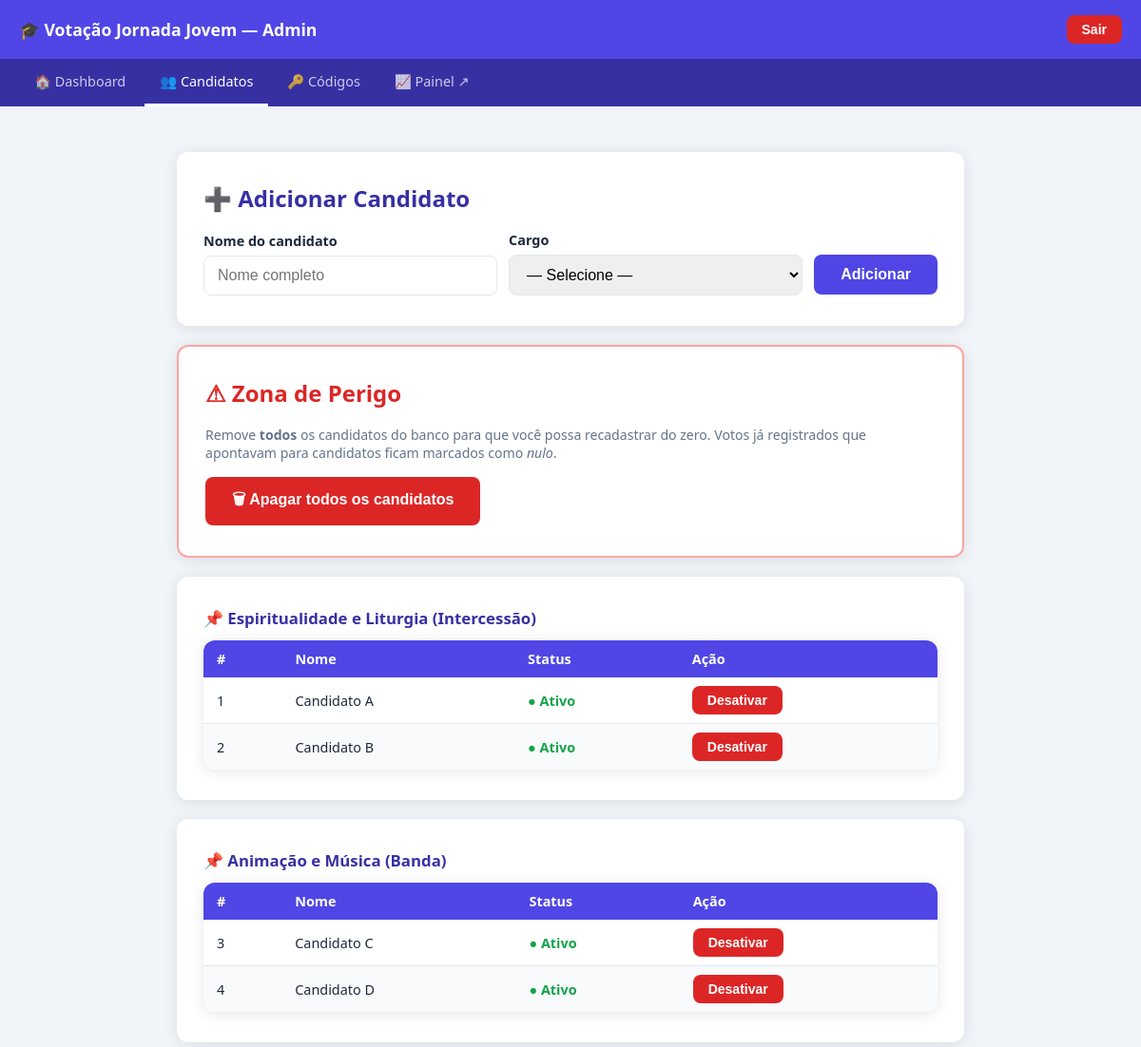
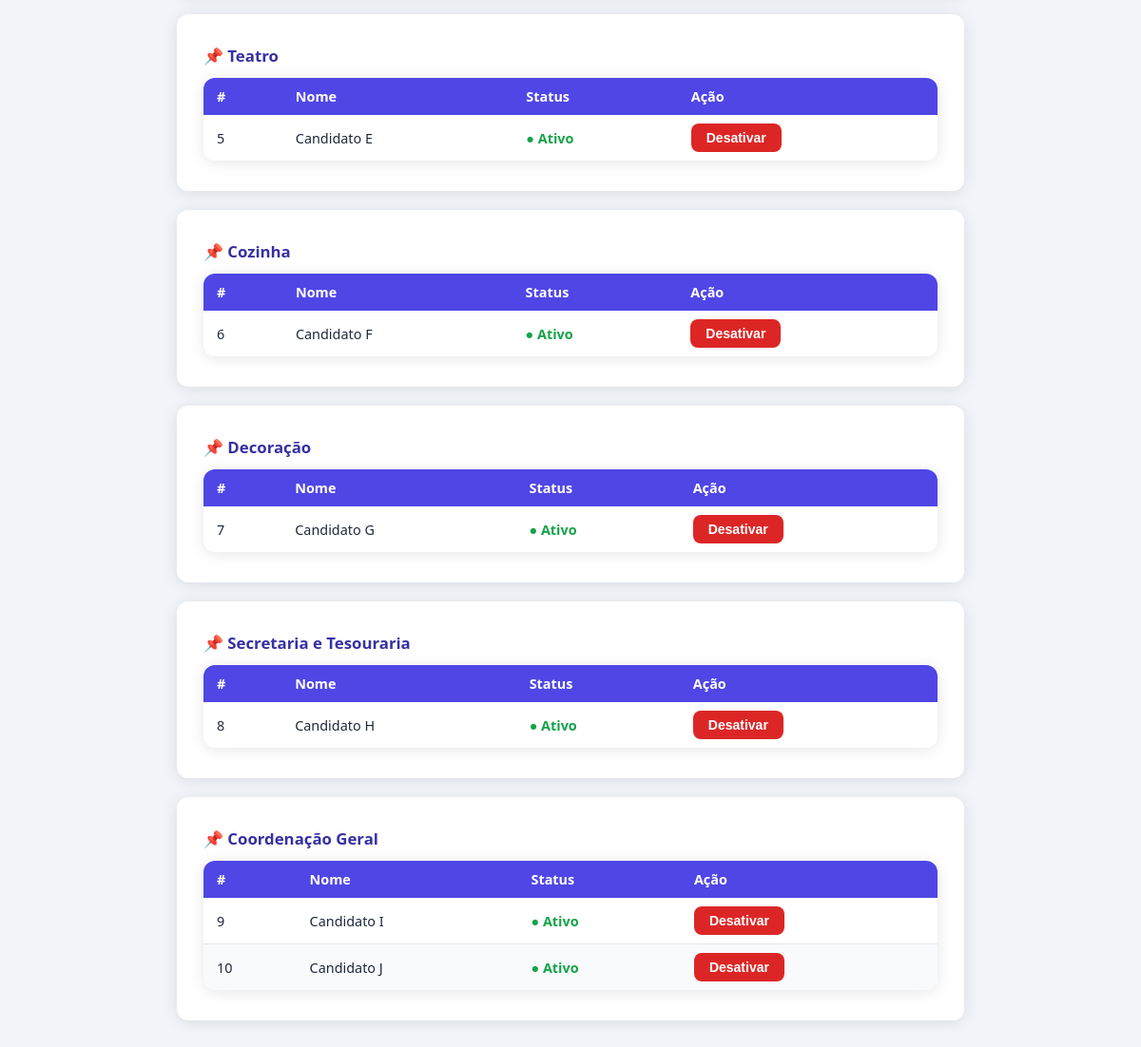
/admin/candidatos.php (signed in), run on the app's committed database (2 pictures, top to bottom).
### tables this page shows
CREATE TABLE IF NOT EXISTS candidatos (
    id       INT AUTO_INCREMENT PRIMARY KEY,
    nome     VARCHAR(120) NOT NULL,
    cargo_id INT          NOT NULL,
    ativo    TINYINT(1)   NOT NULL DEFAULT 1,
    FOREIGN KEY (cargo_id) REFERENCES cargos(id) ON DELETE CASCADE
);

### admin/candidatos.php (the view, shortened to what this page needs)
<?php
$pdo     = getDB();
$candidatos_raw = $pdo->query(
    "SELECT cd.id, cd.nome, cd.ativo, ca.nome AS cargo_nome, ca.ordem
     FROM candidatos cd
     JOIN cargos ca ON ca.id = cd.cargo_id
     ORDER BY ca.ordem, cd.nome"
)->fetchAll();
$por_cargo = [];
foreach ($candidatos_raw as $c) {
    $por_cargo[$c['cargo_nome']][] = $c;
}
?>
<!DOCTYPE html>
<html lang="pt-BR">
<head>
    <link rel="stylesheet" href="../assets/style.css">
</head>
<body>
<div class="admin-nav-header">
    <h1>&#127891; Votação Jornada Jovem — Admin</h1>
    <form method="POST" action="index.php" style="display:inline">
        <button name="sair" class="btn btn-danger btn-sm">Sair</button>
    </form>
</div>
<nav class="admin-nav">
    <a href="index.php">&#127968; Dashboard</a>
    <a href="candidatos.php" class="ativo">&#128101; Candidatos</a>
    <a href="codigos.php">&#128273; Códigos</a>
    <a href="../painel/index.php" target="_blank">&#128200; Painel &#8599;</a>
</nav>
<div class="container" style="max-width:860px">
    <div class="card mt-3">
        <h2>&#10133; Adicionar Candidato</h2>
        <form method="POST" style="display:flex;gap:12px;flex-wrap:wrap;align-items:flex-end;margin-top:16px">
            <div class="form-group" style="flex:2;min-width:180px;margin:0">
                <label>Nome do candidato</label>
                <input type="text" name="nome" placeholder="Nome completo" required maxlength="120">
            </div>
            <div class="form-group" style="flex:2;min-width:180px;margin:0">
                <label>Cargo</label>
                <select name="cargo_id" required>
                    <option value="">— Selecione —</option>
                </select>
            </div>
            <div style="padding-bottom:1px">
                <button name="adicionar" class="btn btn-primary">Adicionar</button>
            </div>
        </form>
    </div>
    <div class="card" style="border:2px solid #fca5a5">
        <h2 style="color:var(--danger)">&#9888; Zona de Perigo</h2>
        <p class="text-muted mt-1 mb-2">
            Remove <strong>todos</strong> os candidatos do banco para que você possa recadastrar do zero.
            Votos já registrados que apontavam para candidatos ficam marcados como <em>nulo</em>.
        </p>
        <form method="POST">
            <button name="zerar_candidatos" class="btn btn-danger"
                onclick="return confirm('Tem certeza? TODOS os candidatos serão excluídos permanentemente.')">
                &#128465; Apagar todos os candidatos
            </button>
        </form>
    </div>
    <?php foreach ($por_cargo as $cargo_nome => $candidatos): ?>
        <div class="card">
            <h2 style="font-size:1.05rem;margin-bottom:12px">&#128204; <?php echo htmlspecialchars($cargo_nome); ?></h2>
            <div class="tabela-wrap">
                <table class="tabela">
                    <thead>
                        <tr>
                            <th>#</th>
                            <th>Nome</th>
                            <th>Status</th>
                            <th>Ação</th>
                        </tr>
                    </thead>
                    <tbody>
                        <?php foreach ($candidatos as $c): ?>
                            <tr>
                                <td><?php echo $c['id']; ?></td>
                                <td><?php echo htmlspecialchars($c['nome']); ?></td>
                                <td>
                                    <?php if ($c['ativo']): ?>
                                        <span style="color:var(--success);font-weight:600">&#9679; Ativo</span>
                                    <?php else: ?>
                                        <span style="color:var(--muted)">&#9675; Inativo</span>
                                    <?php endif; ?>
                                </td>
                                <td>
                                    <form method="POST" style="display:inline">
                                        <?php if ($c['ativo']): ?>
                                            <button name="desativar" class="btn btn-danger btn-sm"
                                                onclick="return confirm('Desativar este candidato?')">Desativar</button>
                                        <?php else: ?>
                                            <button name="reativar" class="btn btn-secondary btn-sm">Reativar</button>
                                        <?php endif; ?>
                                    </form>
                                </td>
                            </tr>
                        <?php endforeach; ?>
                    </tbody>
                </table>
            </div>
        </div>
    <?php endforeach; ?>
</div>
</body>
</html>

### assets/style.css (style rules this page uses)
*, *::before, *::after { box-sizing: border-box; margin: 0; padding: 0; }
:root { --primary: #4f46e5; --primary-dark: #3730a3; --primary-light:#818cf8; --danger: #dc2626; --danger-dark: #b91c1c; --success: #16a34a; --warning: #d97706; --bg: #f1f5f9; --card: #ffffff; --border: #e2e8f0; --text: #1e293b; --muted: #64748b; --radius: 12px; --shadow: 0 2px 16px rgba(0,0,0,.10); }
html { font-size: 16px; }
body { font-family: 'Segoe UI', Arial, sans-serif; background: var(--bg); color: var(--text); min-height: 100vh; }
.container { width: 100%; max-width: 720px; margin: 0 auto; padding: 24px 16px; }
.card { background: var(--card); border-radius: var(--radius); box-shadow: var(--shadow); padding: 32px 28px; margin-bottom: 20px; }
.card h2 { margin-bottom: 18px; color: var(--primary-dark); }
.btn { display: inline-block; padding: 12px 28px; border: none; border-radius: 8px; font-size: 1rem; font-weight: 600; cursor: pointer; text-decoration: none; transition: background .18s, transform .1s; text-align: center; }
.btn-primary { background: var(--primary); color: #fff; }
.btn-danger { background: var(--danger); color: #fff; }
.btn-sm { padding: 7px 16px; font-size: .875rem; }
.form-group { margin-bottom: 18px; }
.form-group label { display: block; font-weight: 600; margin-bottom: 6px; font-size: .9rem; }
.form-group input, .form-group select { width: 100%; padding: 11px 14px; border: 1px solid var(--border); border-radius: 8px; font-size: 1rem; outline: none; transition: border-color .18s; }
.tabela { width: 100%; border-collapse: collapse; font-size: .9rem; }
.tabela th { background: var(--primary); color: #fff; padding: 10px 14px; text-align: left; }
.tabela td { padding: 9px 14px; border-bottom: 1px solid var(--border); }
.tabela tr:last-child td { border-bottom: none; }
.tabela tr:nth-child(even) td { background: #f8fafc; }
.tabela-wrap { overflow-x: auto; border-radius: var(--radius); box-shadow: var(--shadow); }
.admin-nav { background: var(--primary-dark); display: flex; gap: 4px; padding: 0 20px; flex-wrap: wrap; }
.admin-nav a { display: block; color: rgba(255,255,255,.75); text-decoration: none; padding: 14px 16px; font-size: .9rem; font-weight: 500; transition: color .15s; }
.admin-nav a:hover, .admin-nav a.ativo { color: #fff; border-bottom: 3px solid #fff; }
.admin-nav-header { background: var(--primary); color: #fff; padding: 16px 20px; display: flex; justify-content: space-between; align-items: center; }
.admin-nav-header h1 { font-size: 1.1rem; font-weight: 700; }
.mt-1 { margin-top: 8px; }
.mt-3 { margin-top: 24px; }
.mb-2 { margin-bottom: 16px; }
.text-muted { color: var(--muted); font-size: .88rem; }

### data on the page
candidatos: id "1", nome "Candidato A", ativo "● Ativo"
candidatos: id "2", nome "Candidato B", ativo "● Ativo"
candidatos: id "3", nome "Candidato C", ativo "● Ativo"
candidatos: id "4", nome "Candidato D", ativo "● Ativo"
candidatos: id "5", nome "Candidato E", ativo "● Ativo"
candidatos: id "6", nome "Candidato F", ativo "● Ativo"
candidatos: id "7", nome "Candidato G", ativo "● Ativo"
candidatos: id "8", nome "Candidato H", ativo "● Ativo"
candidatos: id "9", nome "Candidato I", ativo "● Ativo"
candidatos: id "10", nome "Candidato J", ativo "● Ativo"

### other printed values
$cargo_nome "Espiritualidade e Liturgia (Intercessão)"
$cargo_nome "Animação e Música (Banda)"
$cargo_nome "Teatro"
$cargo_nome "Cozinha"
$cargo_nome "Decoração"
$cargo_nome "Secretaria e Tesouraria"
$cargo_nome "Coordenação Geral"
